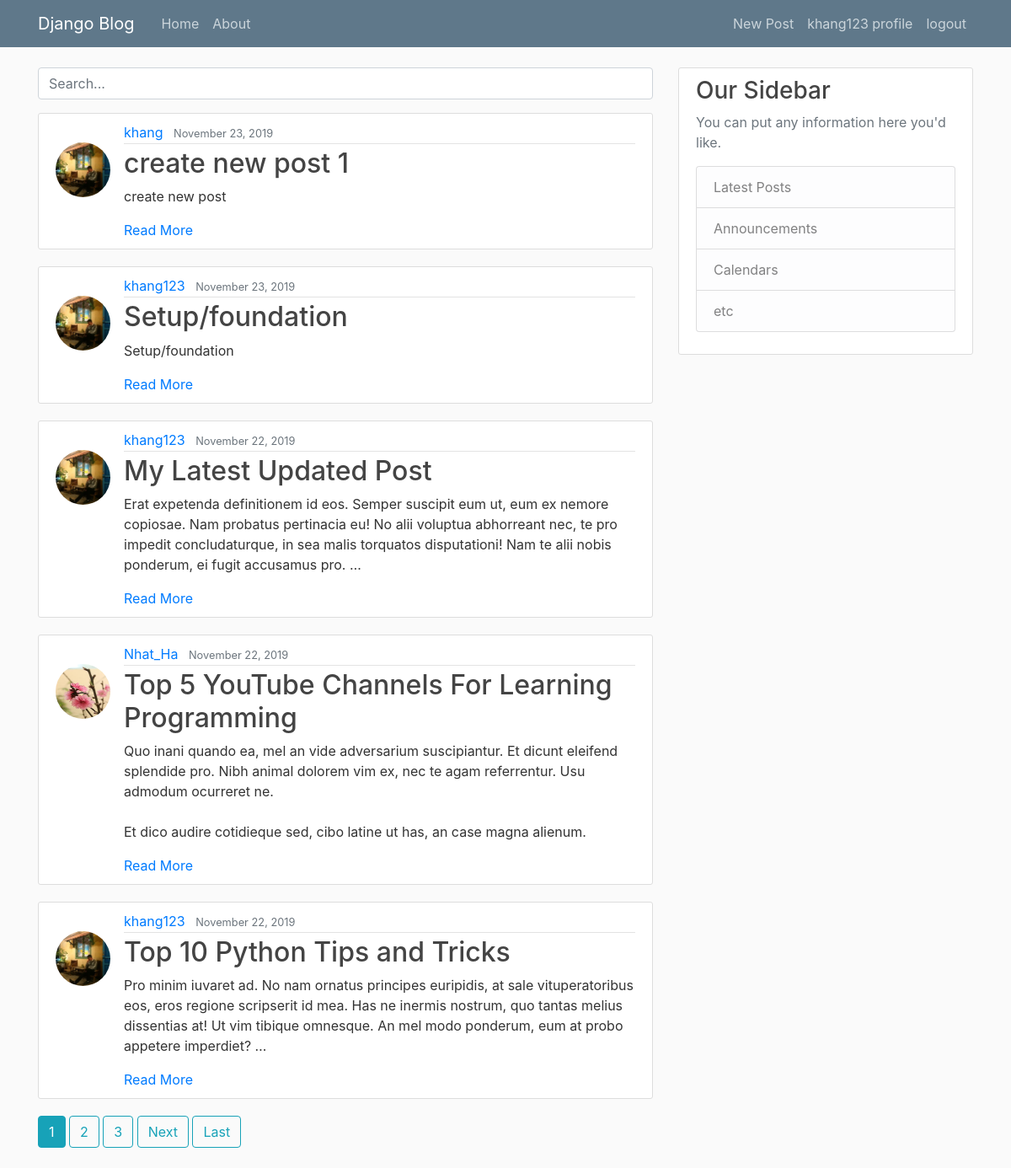
The app's page / (signed in) with its own data.
### blog/models.py (models this page shows, shortened)
class Post(models.Model):
    title = models.CharField(max_length=100)
    author = models.ForeignKey(User, on_delete=models.CASCADE)
    content = models.TextField()
    date_posted = models.DateTimeField(default=timezone.now)
    slug = models.SlugField(unique=True)

### users/models.py (models this page shows, shortened)
class Profile(models.Model):
    user = models.OneToOneField(User, on_delete=models.CASCADE)
    image = models.ImageField(default='default.jpg', upload_to='profile_pics')

### blog/views.py (the view)
# urls.py: path('', PostListView.as_view(), name='blog-home'),
class PostListView(ListView):
    model = Post
    template_name = 'blog/home.html'
    context_object_name = 'posts'
    ordering = ['-date_posted']
    paginate_by = 5

### blog/templates/blog/home.html (shortened to what this page needs)
{% extends "blog/base.html" %}
{% block content %}
    <form action="{% url 'search_results' %}" method="GET">
        <input name="q" type="text" placeholder="Search..." class="form-control mb-3">
    </form>
    {% for post in posts %}
    <article class="media content-section">
      <img class="rounded-circle article-img mt-4" src="{{ post.author.profile.image.url }}">
      <div class="media-body">
        <div class="article-metadata">
          <a class="mr-2" href="{% url 'user-posts' post.author.username %}">{{ post.author }}</a>
          <small class="text-muted">{{ post.date_posted|date:"F d, Y" }}</small>
        </div>
        <h2><a class="article-title" href="{% url 'post-detail' post.slug %}">{{ post.title }}</a></h2>
        <p class="article-content">{{ post.content|truncatewords_html:40 }}</p>
        <a href="{% url 'post-detail' post.slug %}">Read More</a>
      </div>
    </article>
    {% endfor %}
    {% if is_paginated %}
      {% for num in page_obj.paginator.page_range %}
        {% if page_obj.number == num %}
          <a class="btn btn-info mb-4" href="?page={{ num }}">{{ num }}</a>
        {% elif num > page_obj.number|add:'-3' and num < page_obj.number|add:'3' %}
          <a class="btn btn-outline-info mb-4" href="?page={{ num }}">{{ num }}</a>
        {% endif %}
      {% endfor %}
      {% if page_obj.has_next %}
        <a class="btn btn-outline-info mb-4" href="?page={{ page_obj.next_page_number }}">Next</a>
        <a class="btn btn-outline-info mb-4" href="?page={{ page_obj.paginator.num_pages }}">Last</a>
      {% endif %}
    {% endif %}
{% endblock content %}

### blog/templates/blog/base.html (shortened to what this page needs)
{% load static %}
<!DOCTYPE html>
<html lang="en">
<head>
    <link rel="stylesheet" href="https://maxcdn.bootstrapcdn.com/bootstrap/4.0.0/css/bootstrap.min.css">
    <link rel="stylesheet" type='text/css' href="{% static 'blog/main.css' %}">
</head>
<body>
    <header class="site-header">
      <nav class="navbar navbar-expand-md navbar-dark bg-steel fixed-top">
        <div class="container">
          <a class="navbar-brand mr-4" href="{% url 'blog-home' %}">Django Blog</a>
          <div class="collapse navbar-collapse" id="navbarToggle">
            <div class="navbar-nav mr-auto">
              <a class="nav-item nav-link" href="{% url 'blog-home' %}">Home</a>
              <a class="nav-item nav-link" href="{% url 'blog-about' %}">About</a>
            </div>
            <div class="navbar-nav">
              {% if user.is_authenticated %}
                <a class="nav-item nav-link" href="{% url 'post-create' %}">New Post</a>
                <a class="nav-item nav-link" href="{% url 'profile' %}">{{ user.username }} profile</a>
                <a class="nav-item nav-link" href="{% url 'logout' %}">logout</a>
              {% else %}
                <a class="nav-item nav-link" href="{% url 'login' %}">Login</a>
                <a class="nav-item nav-link" href="{% url 'register' %}">Register</a>
              {% endif %}
            </div>
          </div>
        </div>
      </nav>
    </header>
    <main role="main" class="container">
      <div class="row">
        <div class="col-md-8">
          {% block content %}{% endblock %}
        </div>
        <div class="col-md-4">
          <div class="content-section">
            <h3>Our Sidebar</h3>
            <p class='text-muted'>You can put any information here you'd like.
              <ul class="list-group">
                <li class="list-group-item list-group-item-light">Latest Posts</li>
                <li class="list-group-item list-group-item-light">Announcements</li>
                <li class="list-group-item list-group-item-light">Calendars</li>
                <li class="list-group-item list-group-item-light">etc</li>
              </ul>
            </p>
          </div>
        </div>
      </div>
    </main>
</body>
</html>

### blog/static/blog/main.css (style rules this page uses)
body { background: #fafafa; color: #333333; margin-top: 5rem; }
h1, h2, h3, h4, h5, h6 { color: #444444; }
ul { margin: 0; }
.bg-steel { background-color: #5f788a; }
.site-header .navbar-nav .nav-link { color: #cbd5db; }
.content-section { background: #ffffff; padding: 10px 20px; border: 1px solid #dddddd; border-radius: 3px; margin-bottom: 20px; }
.article-title { color: #444444; }
.article-content { white-space: pre-line; }
.article-img { height: 65px; width: 65px; margin-right: 16px; }
.article-metadata { padding-bottom: 1px; margin-bottom: 4px; border-bottom: 1px solid #e3e3e3 }

### records on screen
Post: author.profile.image (picture), author "khang", date_posted "November 23, 2019", title "create new post 1", content "create new post"
Post: author.profile.image (picture), author "khang123", date_posted "November 23, 2019", title "Setup/foundation", content "Setup/foundation"
Post: author.profile.image (picture), author "khang123", date_posted "November 22, 2019", title "My Latest Updated Post", content "Erat expetenda definitionem id eos. Semper suscipit eum ut, eum ex nemore copiosae. Nam probatus pertinacia eu! No alii voluptua abhorreant nec, te pro impedit concludaturque, in sea malis torquatos disputationi! Nam te alii nobis ponderum, ei fugit accusamus pro. …"
Post: author.profile.image (picture), author "Nhat_Ha", date_posted "November 22, 2019", title "Top 5 YouTube Channels For Learning Programming", content "Quo inani quando ea, mel an vide adversarium suscipiantur. Et dicunt eleifend splendide pro. Nibh animal dolorem vim ex, nec te agam referrentur. Usu admodum ocurreret ne. Et dico audire cotidieque sed, cibo latine ut has, an case magna alienum."
Post: author.profile.image (picture), author "khang123", date_posted "November 22, 2019", title "Top 10 Python Tips and Tricks", content "Pro minim iuvaret ad. No nam ornatus principes euripidis, at sale vituperatoribus eos, eros regione scripserit id mea. Has ne inermis nostrum, quo tantas melius dissentias at! Ut vim tibique omnesque. An mel modo ponderum, eum at probo appetere imperdiet? …"

### other values on screen
{{ user.username }} "khang123"
{{ num }} "1"
{{ num }} "2" "3"
